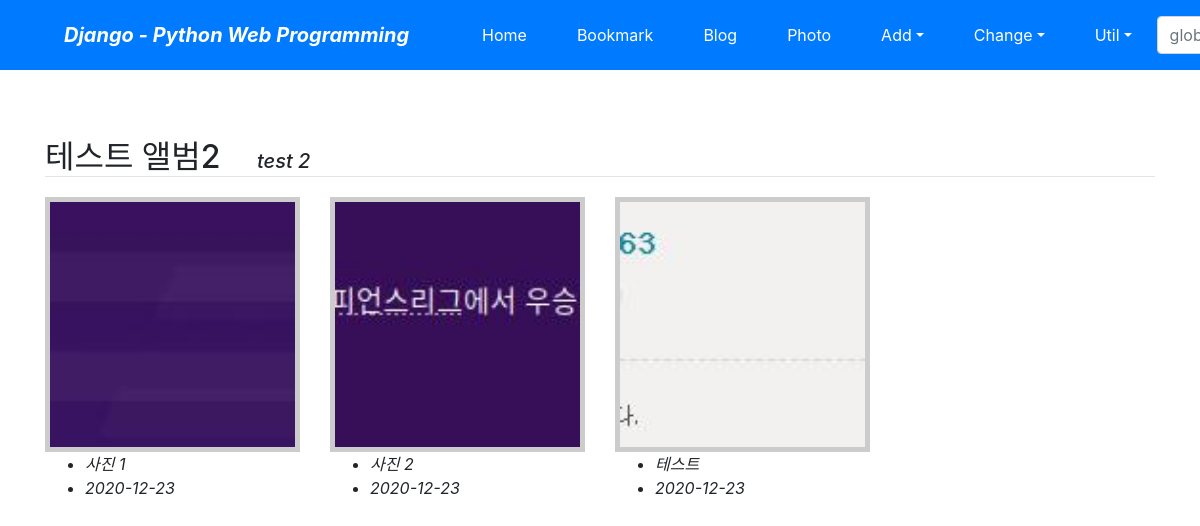
/photo/album/4/, run on the app's committed database.
### photo/models.py (models this page shows, shortened)
class Album(models.Model):
    name = models.CharField(max_length=30)
    description = models.CharField('One Line Description', max_length=100, blank=True)
    owner = models.ForeignKey('auth.User', on_delete=models.CASCADE, blank=True, null=True, verbose_name="OWNER")
    class Meta:
        ordering = ('name',)

class Photo(models.Model):
    album = models.ForeignKey(Album, on_delete=models.CASCADE)
    title = models.CharField('TITLE', max_length=30)
    description = models.TextField('Photo Description', blank=True)
    image = ThumbnailImageField(upload_to='photo/%Y/%m')
    upload_dt = models.DateTimeField('Upload Date', auto_now_add=True)
    owner = models.ForeignKey('auth.User', on_delete=models.CASCADE, blank=True, null=True, verbose_name="OWNER")
    class Meta:
        ordering = ('title',)
    def get_absolute_url(self):
        return reverse('photo:photo_detail', args=(self.id,))

### photo/fields.py (called while the page is built)
    def _add_thumb(self, s):
        parts = s.split('.')
        parts.insert(-1, 'thumb')
        if parts[-1].lower() not in ['jpeg', 'jpg']:
            parts[-1] = 'jpg'
        return '.'.join(parts)

    @property
    def thumb_url(self):
        return self._add_thumb(self.url)

### photo/templates/photo/album_detail.html (shortened to what this page needs)
{% extends "base.html" %}
{% block content %}
    <div class="mt-5">
        <span class="h2">{{ object.name }}&emsp;</span>
        <span class="h5 font-italic">{{ object.description }}</span>
    </div>
    <hr style="margin: 0 0 20px 0;">
    <div class="row">
        {% for photo in object.photo_set.all %}
        <div class="col-md-3 mb-5">
            <div class="thumbnail">
                <a href="{{ photo.get_absolute_url }}">
                    <img src="{{ photo.image.thumb_url }}" style="width: 100%;">
                </a>
            </div>
            <ul>
                <li class="font-italic">{{ photo.title }}</li>
                <li class="font-italic">{{ photo.upload_dt|date:"Y-m-d" }}</li>
            </ul>
        </div>
        {% endfor %}
    </div>
{% endblock %}

### photo/templates/photo/album_detail.html (style rules this page uses)
.thumbnail { border: 5px solid #ccc; }

### data on the page
Album: name "테스트 앨범2", description "test 2"
Photo: shows a picture, title "사진 1", upload_dt "2020-12-23"
Photo: shows a picture, title "사진 2", upload_dt "2020-12-23"
Photo: shows a picture, title "테스트", upload_dt "2020-12-23"
